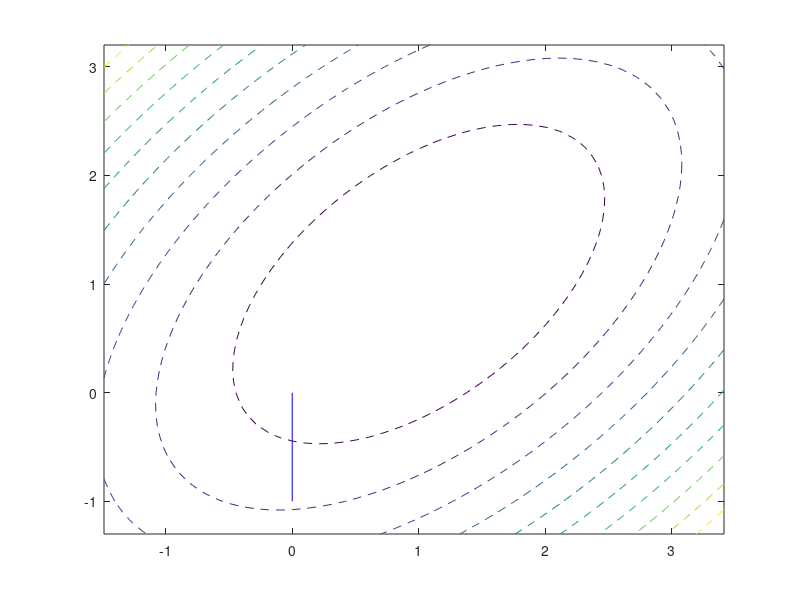
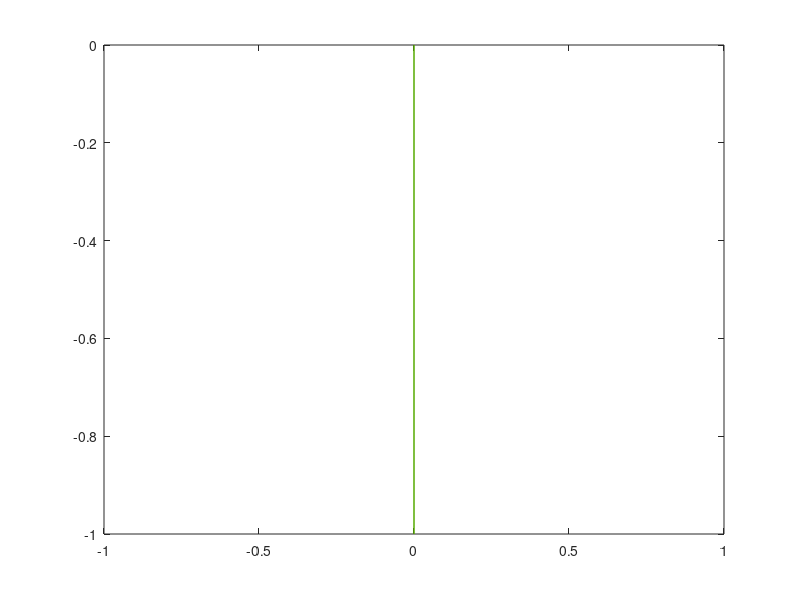

Write the MATLAB code that produced these figures, in order. (Note: this script raises an error after producing the figures.)
% This code shows didactically One-dimensional Projection Iterative Methdos
% for solving linear system of equations.
% Namely:
%   Steepest Descendt
%   Minimal Residual Iteration
%   Residual Norm Steepest Descent
%
% Some theory:
%
% For the problem:
%               Ax = b
% Where A is a non-singular square matrix of dimensions nxn.
%
% Projection Iterative Methods works by choosing two spaces K and L, where:
%   K -> Subspace of candidate approximants, or search subspace of
%   dimension m < n
%   L -> Subspace of constraints or left subspace of dimension m
%
%   Then,
%       - m restrictions must be settled.
%       - Tipical way: m orthogonal conditions.
%       - Specifically: Residual vector b-Ax is constrained to be
%       orthogonal to L subspace.
%
% When K = L, Galerkin case (Orthogonal)
% When K /= L, Petrov-Galerkin case (Oblique)
%
% Conditions
%       x_1 = x_0 + d   ,   d € K               (1)
%     (r_o - Ad, w)=0   ,   for all w € L       (2)
%
% Example: Gauss-seidel can be seen as an projection method, in which every
% step, K=L=span{e_i}, for i cycling from i=1 to i=1,...,n
%
% One-Dimensional cases:
%       K = span{v}   ;   L = span{w}
% Where v and w are two vectors.
%
% From condition (1):
%   x_1 = x_0 + d
% As, d € K, then, d must be a scalar product of vector v. Then:
%   x_1 = x_0 + a*v
% By condition (2), a must be equal to:
%   a = (r,w)/(Av,w)
% Where the operator (,) is the inner-product. Now, how to choose v and w?
%
% Steepest descend --> v=r   ;   w=r  (Galerki condition using v=r)
% Minimal Residual Iteration --> v=r   ;   w=Ar (Petrov-Galerkin using v=r)
% Residual Norm Steepest Descendt --> v=A'r   ;   w=Av (Petrov-Galerkin using v=A'r)
%
% Conditions over A:
% Steepest Descend -> A must be non-singular Symmetric Positive Definite.
% Minimal Residual Iteration -> A must be non-singular Positive Definite.
% Residual Norm Steepest Descendt -> A must be non-singular.
%
% For further details and other additional theoretical results, see:
%   Yousef Saad - Iterative Methods for Sparse Linear Systems
%
% Made by Sergio C.
%%%%%%%%%%%%%%%%%%%%%%%%%%%%%%%%%%%%%%%%%%%%%%%%%%%%%%%%%%%%%%%%%%%%%%%%%%%
%Steepest Descend (s) ; Minimal Residual (m) ; Residual Norm SD (r)

%Matrix A, b, and exact solution
A = [3 -4.2;1 3];
b = A*[1;1];
xe = A\b;  %exact solution

%Initial guess
x = [0;-1];

%Algorithms
ni = 10;    %Number of iterations

r = b - A*x;
p = A*r;

rs = r; ps = p; xs = x;        %steepest descend
rm = r; pm = p; xm = x;        %Minimal Residual
rr = r; pr = p; xr = x;        %Residual Norm Steepest Descend

%For storing process
%steepest descend
Rs = zeros(length(b),ni+1);
Ps = zeros(length(b),ni+1);
Xs = zeros(length(b),ni+1);
Es = zeros(length(b),ni+1);
As = zeros(1,ni+1);
Rs(:,1) = rs;
Ps(:,1) = ps;
Xs(:,1) = xs;
Es(:,1) = xe - xs;

%Minimal Residual
Rm = zeros(length(b),ni+1);
Pm = zeros(length(b),ni+1);
Xm = zeros(length(b),ni+1);
Em = zeros(length(b),ni+1);
Am = zeros(1,ni+1);
Rm(:,1) = rm;
Pm(:,1) = pm;
Xm(:,1) = xm;
Em(:,1) = xe - xm;

%Residual Norm Steepest Descend
Rr = zeros(length(b),ni+1);
Vr = zeros(length(b),ni+1);
Wr = zeros(length(b),ni+1);
Xr = zeros(length(b),ni+1);
Er = zeros(length(b),ni+1);
Ar = zeros(1,ni+1);
Rr(:,1) = rr;
% Vr(:,1) = A'*rr;
% Wr(:,1) = A*Vr(:,1);
Xr(:,1) = xr;
Er(:,1) = xe - xr;

for t=1:ni
    %
    %Steepest Descend
    %
    as = (rs'*rs)/(ps'*rs);
    xs = xs + as*rs;
    rs = rs - as*ps;
    ps = A*rs;
    
    %updating
    Rs(:,t+1) = rs;
    Ps(:,t+1) = ps;
    Xs(:,t+1) = xs;
    Es(:,t+1) = xe - xs;
    As(:,t) = as;

    %
    %Minimal Residual Iteration
    %
    am = (pm'*rm)/(pm'*pm);
    xm = xm + am*rm;
    rm = rm - am*pm;
    pm = A*rm;

    %updating
    Rm(:,t+1) = rm;
    Pm(:,t+1) = pm;
    Xm(:,t+1) = xm;
    Em(:,t+1) = xe - xm;
    Am(:,t) = am;

    %
    %Residual Norm Steepest Descend
    %
    vr = A'*rr;
    wr = A*vr;  ar = (vr'*vr)/(wr'*wr);
    xr = xr + ar*vr;
    rr = rr - ar*wr;

    %updating
    Rr(:,t+1) = rr;
    Vr(:,t+1) = vr;
    Wr(:,t+1) = wr;
    Xr(:,t+1) = xr;
    Er(:,t+1) = xe - xr;
    Ar(:,t) = ar;

end

% figure(1)
% title('Norm of the error')
% semilogy(vecnorm(Es))
% hold all
% semilogy(vecnorm(Em))
% semilogy(vecnorm(Er))
% legend('SD','MRI','RNSD')

%
% Minimized Functions
%
Xmin = min(min(Xs,Xm),Xr);
Xmax = max(max(Xs,Xm),Xr);

xmin = min(Xmin(1,:))-0.2;
xmax = max(Xmax(1,:))+0.2;
if (xmax - xmin)>(4*norm(xe))
    xmin = -3*norm(xe);
    xmax = 3*norm(xe);
end
ymin = min(Xmin(2,:))-0.2;
ymax = max(Xmax(2,:))+0.2;
if (ymax - ymin)>(4*norm(xe))
    ymin = -3*norm(xe);
    ymax = 3*norm(xe);
end
[X,Y] = meshgrid(xmin-0.1:0.1:xmax+0.1,ymin-0.1:0.1:ymax+0.1);
siz = size(X);
Fs = zeros(siz);
Fm = zeros(siz);

%F which minimizes Steepest Descend
for i=1:siz(1)
    for j=1:siz(2)
        Fs(i,j) = (A*([X(i,j);Y(i,j)]-xe))'*([X(i,j);Y(i,j)]-xe);
        Fm(i,j) = (b - A*([X(i,j);Y(i,j)]))'*(b - A*([X(i,j);Y(i,j)]));
    end
end

%
% Plot
%
set(groot, 'defaultFigureUnits', 'centimeters', 'defaultFigurePosition', [0 0 20 25]);
figure(2)
% plot of X0
plot([ 0 Xs(1,1)], [0 Xs(2,1)],'b');
hold on
figure(3)
plot([ 0 Xm(1,1)], [0 Xm(2,1)],'r');
hold on
% figure(4)
plot([ 0 Xr(1,1)], [0 Xr(2,1)],'g');
hold on

%plot of Minimized Functions
figure(2)
cFs = [0.7 0.7 0.7];
contour(X,Y,Fs,'--','Levels',max(max(Fs))/50)
colormap(cFs)
axis equal
figure(3)
cFm = [0.3 0.3 0.3];
contour(X,Y,Fm,'-.','Levels',max(max(Fm))/50)
colormap(cFm)
axis equal
% figure(4)
% cFm = [0.3 0.3 0.3];
% contour(X,Y,Fm,'-.')
% colormap(cFm)
% axis equal


% annotation('textbox',[.9 .5 .4 .2], ...
%     'String','gray -- , F of SD, gray -., F of MRI and RNSD','EdgeColor','none')

figure(2)
grid on
axis([xmin-0.2 xmax+0.2 ymin-0.2 ymax+0.2])
title('Minimized Function - Steepest Descent')

figure(3)
legend({'MRI','RNSD'},'AutoUpdate','off','Location','northwest')
grid on
axis([xmin-0.2 xmax+0.2 ymin-0.2 ymax+0.2])
title('Min F - Minimal Residual Iteration - Residual Norm SD')

% figure(4)
% % legend({'SD'},'AutoUpdate','off','Location','northwest')
% grid on
% Xmin = min(min(Xs,Xm),Xr);
% Xmax = max(max(Xs,Xm),Xr);
% axis([min(Xmin(1,:))-0.2 max(Xmax(1,:))+0.2 min(Xmin(2,:))-0.2 max(Xmax(2,:))+0.2])
% title('Residual Norm Steepest Descend')


ARs = As.*Rs;
ARm = Am.*Rm;
ARr = Ar.*Rr;

for t=1:ni
    
    %Steepest Descend
    figure(2)
    plot([ Xs(1,t) Xs(1,t+1)], [Xs(2,t) Xs(2,t+1)],'b');
    
    %Minimal Residual Iteration
    figure(3)
    plot([ Xm(1,t) Xm(1,t+1)], [Xm(2,t) Xm(2,t+1)],'r');

%     figure(4)
    %Residual Norm Steepest Descend
    plot([ Xr(1,t) Xr(1,t+1)], [Xr(2,t) Xr(2,t+1)],'g');

end





















